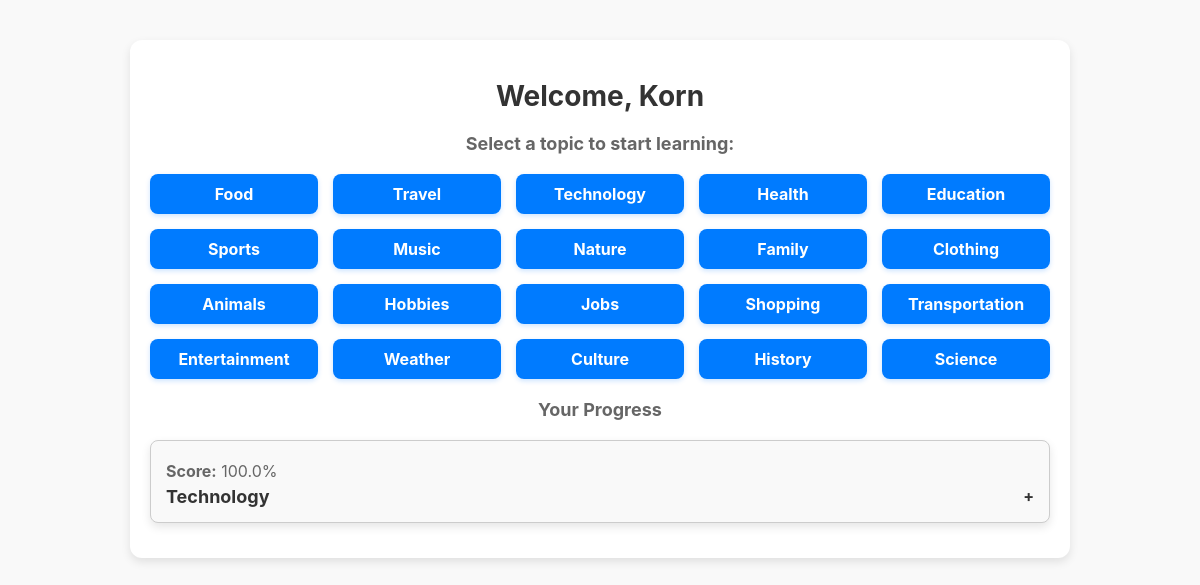
The page /dashboard (signed in) on the database its author committed.
### models.py (models this page shows)
class Topic(db.Model):
    id = db.Column(db.Integer, primary_key=True)
    name = db.Column(db.String(120), nullable=False)

class Progress(db.Model):
    id = db.Column(db.Integer, primary_key=True)
    user_id = db.Column(db.Integer, db.ForeignKey('user.id'), nullable=False)
    topic_id = db.Column(db.Integer, db.ForeignKey('topic.id'), nullable=False)
    learned_words = db.Column(db.Text, nullable=False)
    score = db.Column(db.Float, nullable=False)

### app.py (the view)
@app.route("/dashboard")
def dashboard():
    if "user_id" not in session:
        return redirect(url_for("login"))
    topics = Topic.query.all()
    user_id = session["user_id"]
    progress_list = [
        {
            "topic_id": topic.id,
            "topic": topic.name,
            "score": progress.score if progress else 0,
            "learned_words": [
                {"word": word.word, "translation": word.translation}
                for word in
                Word.query.filter(Word.topic_id == topic.id, Word.word.in_(progress.learned_words.split(","))).all()
            ] if progress and progress.learned_words else []
        }
        for topic in topics
        if (progress := Progress.query.filter_by(user_id=user_id, topic_id=topic.id).first())
    ]
    return render_template("dashboard.html", topics=topics, progress_list=progress_list)

### templates/dashboard.html (shortened to what this page needs)
<!DOCTYPE html>
<html lang="en">
<head>
    <link rel="stylesheet" href="/static/style.css">
</head>
<body>
    <div class="container">
        <h1>Welcome, {{ session['username'] }}</h1>
        <h2>Select a topic to start learning:</h2>
        <div class="topics-grid">
            {% for topic in topics %}
            <a href="/study/{{ topic.id }}" class="btn">{{ topic.name }}</a>
            {% endfor %}
        </div>
        <h2>Your Progress</h2>
        {% if progress_list %}
        <div class="progress-container">
            {% for progress in progress_list %}
            <div class="progress-card" onclick="toggleProgress(this)">
                <p><strong>Score:</strong> {{ progress.score | round(0) }}%</p>
                <div class="progress-header">
                    <span>{{ progress.topic }}</span>
                    <span class="toggle-icon">+</span>
                </div>
            </div>
            {% endfor %}
        </div>
        {% else %}
        <p>No progress yet. Start studying to track your progress!</p>
        {% endif %}
    </div>
</body>
</html>

### static/style.css (style rules this page uses)
body { font-family: -apple-system, BlinkMacSystemFont, "Segoe UI", Roboto, "Helvetica Neue", Arial, sans-serif; margin: 0; padding: 0; background-color: #f9f9f9; color: #333; }
.container { max-width: 800px; margin: 40px auto; padding: 20px; background-color: #fff; border-radius: 12px; box-shadow: 0 4px 10px rgba(0, 0, 0, 0.1); text-align: center; }
h1, h2 { color: #333; }
h1 { font-size: 28px; margin-bottom: 20px; }
h2 { font-size: 18px; margin-bottom: 20px; color: #666; }
.topics-grid { display: grid; grid-template-columns: repeat(auto-fit, minmax(150px, 1fr)); gap: 20px; margin-top: 20px; }
.grid-item, .btn { display: block; text-align: center; padding: 15px; background-color: #007aff; color: white; text-decoration: none; font-size: 16px; font-weight: 500; border-radius: 8px; box-shadow: 0 2px 5px rgba(0, 122, 255, 0.2); transition: transform 0.2s ease, box-shadow 0.2s ease; cursor: pointer; }
.progress-container { margin-top: 20px; display: grid; gap: 20px; grid-template-columns: repeat(auto-fit, minmax(300px, 1fr)); }
.progress-card { padding: 15px; border: 1px solid #ccc; border-radius: 8px; background-color: #f9f9f9; box-shadow: 0 4px 10px rgba(0, 0, 0, 0.1); text-align: left; }
.progress-card p { margin: 5px 0; font-size: 16px; color: #666; }

### templates/dashboard.html (style rules this page uses)
body { font-family: -apple-system, BlinkMacSystemFont, "Segoe UI", Roboto, "Helvetica Neue", Arial, sans-serif; margin: 0; padding: 0; background-color: #f9f9f9; color: #333; }
.container { max-width: 900px; margin: 40px auto; padding: 20px; background: #fff; border-radius: 12px; box-shadow: 0 4px 10px rgba(0, 0, 0, 0.1); }
h1, h2 { text-align: center; }
.topics-grid { display: grid; grid-template-columns: repeat(auto-fit, minmax(150px, 1fr)); gap: 15px; margin: 20px 0; }
.btn { display: block; padding: 10px; text-align: center; background-color: #007BFF; color: #fff; text-decoration: none; border-radius: 8px; font-weight: bold; transition: background-color 0.2s ease; }
.progress-container { margin-top: 20px; }
.progress-card { padding: 15px; margin-bottom: 15px; border: 1px solid #ccc; border-radius: 8px; background-color: #f9f9f9; cursor: pointer; transition: background-color 0.3s ease; }
.progress-header { display: flex; justify-content: space-between; align-items: center; font-size: 18px; font-weight: bold; }
.toggle-icon { font-size: 16px; }

### rows shown on the page
Topic: name "Food"
Topic: name "Travel"
Topic: name "Technology", topic "Technology"
Topic: name "Health"
Topic: name "Education"
Topic: name "Sports"
Topic: name "Music"
Topic: name "Nature"
Topic: name "Family"
Topic: name "Clothing"
Topic: name "Animals"
Topic: name "Hobbies"
Topic: name "Jobs"
Topic: name "Shopping"
Topic: name "Transportation"
Topic: name "Entertainment"
Topic: name "Weather"
Topic: name "Culture"
Topic: name "History"
Topic: name "Science"
Progress: score "100.0"

### other values the page prints
{{ session['username'] }} "Korn"
